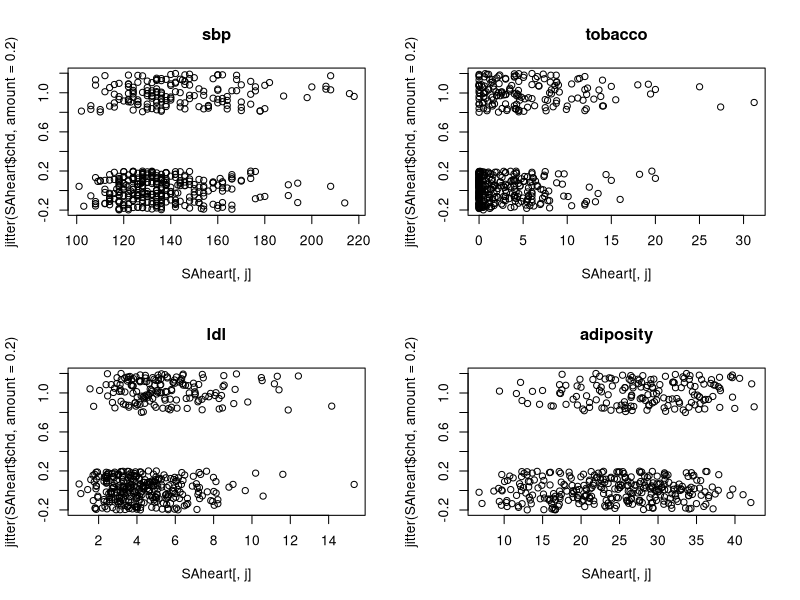
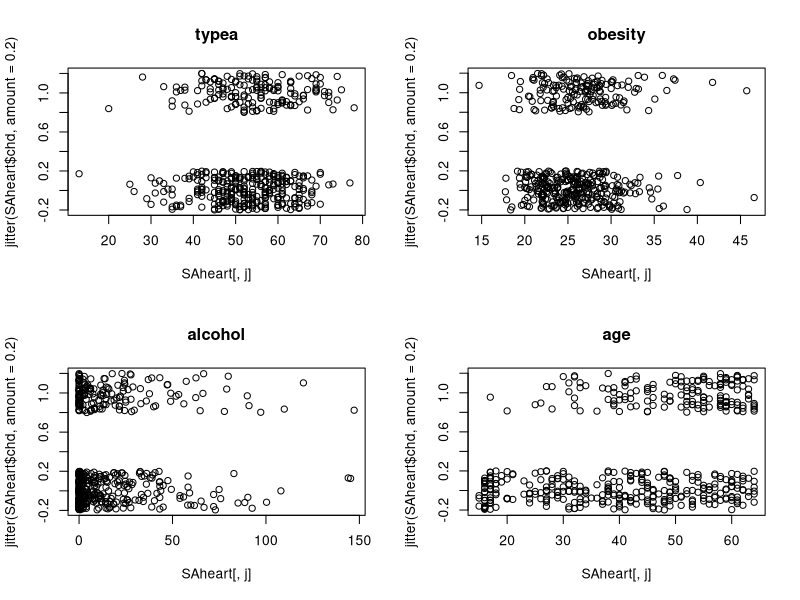
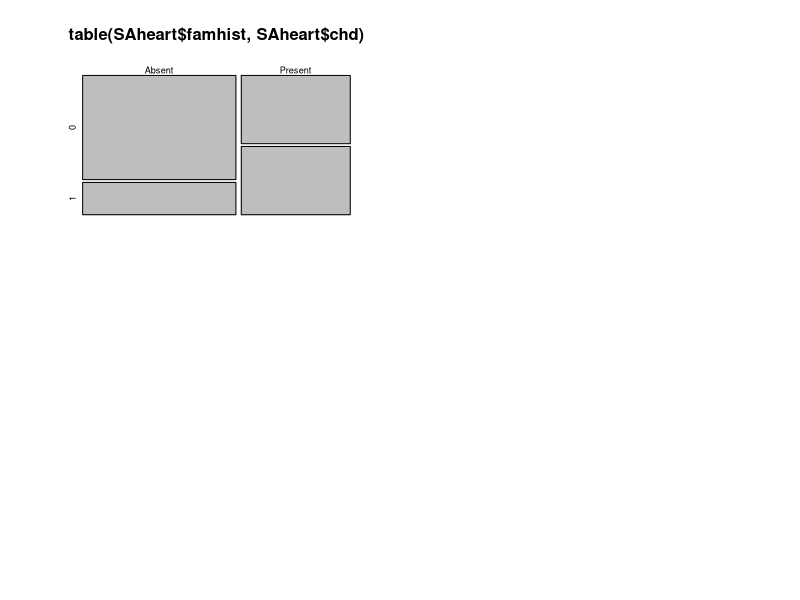
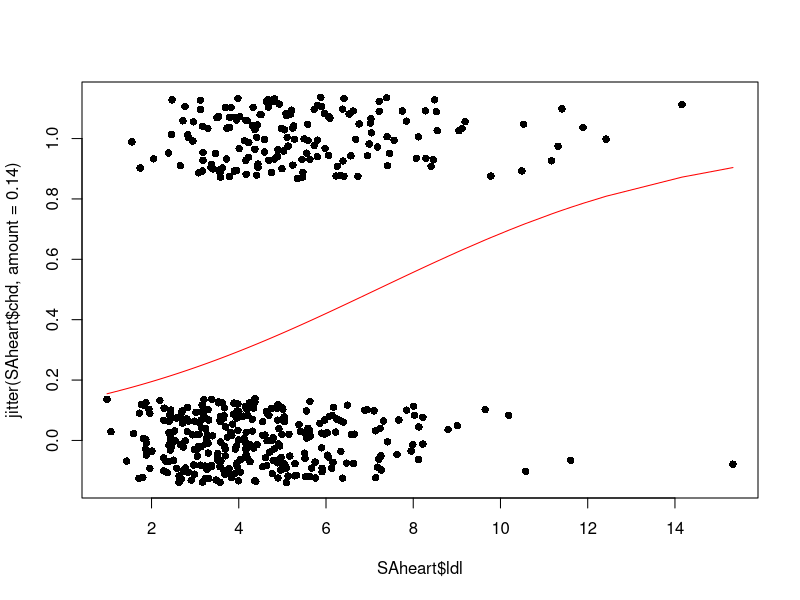
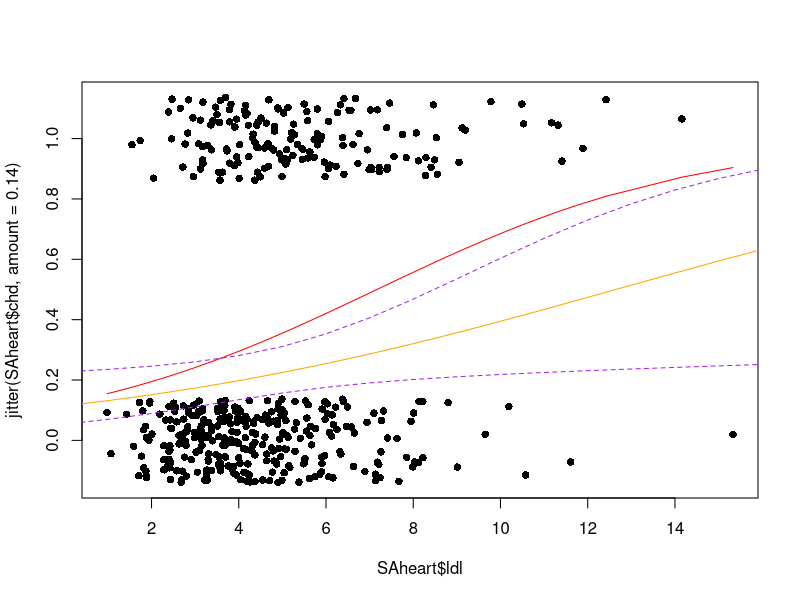
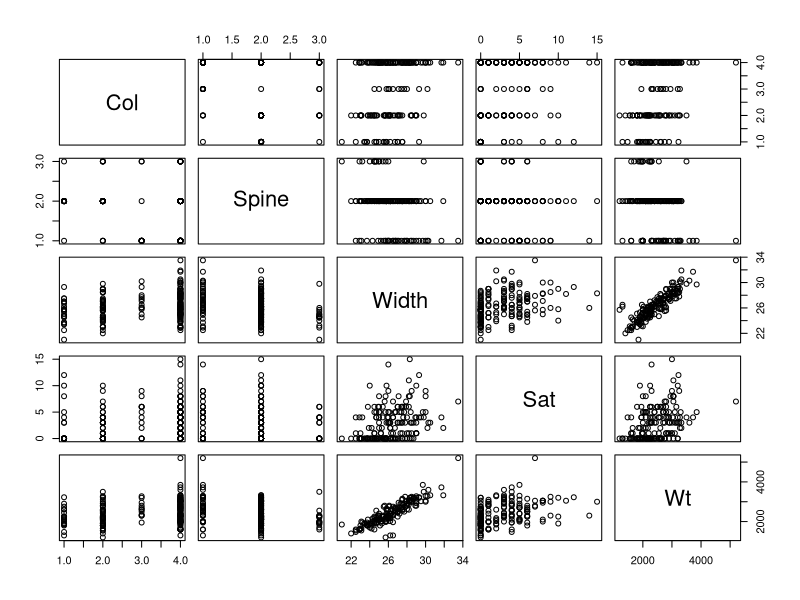
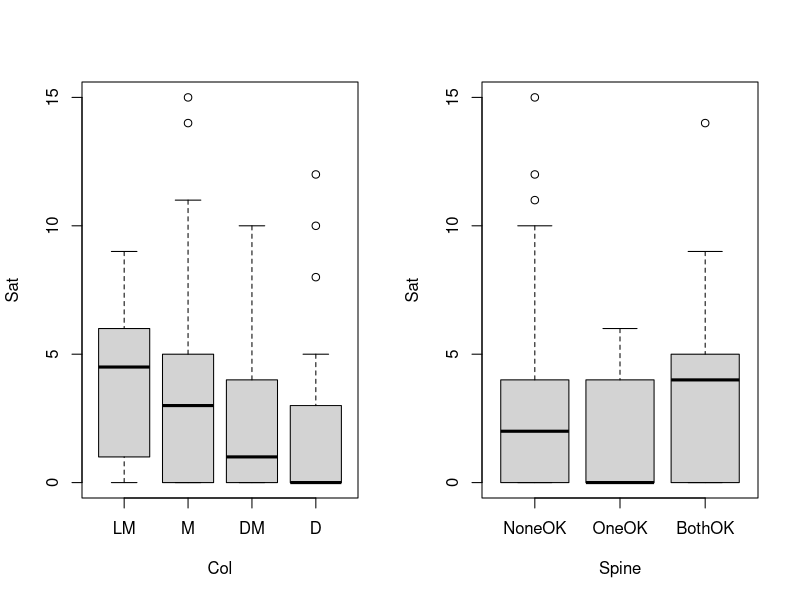
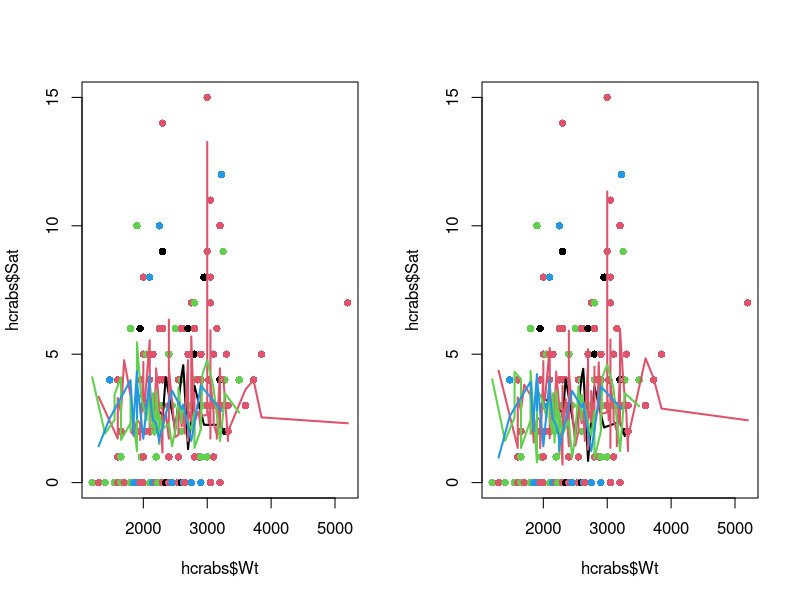

Write the R code that produced these figures, in order.
## ---- chunk 1
SAheart <- read.table("SAheart.csv",sep=",",head=TRUE)
## ---- chunk 2
par(mfrow=c(2,2))
for(j in 1:4) plot(jitter(SAheart$chd, amount = 0.2)~SAheart[,j], main = names(SAheart)[j])
## ---- chunk 3
par(mfrow=c(2,2))
for(j in 6:9) plot(jitter(SAheart$chd, amount = 0.2)~SAheart[,j], main = names(SAheart)[j])
## ---- chunk 4
table(SAheart$famhist, SAheart$chd)
mosaicplot(table(SAheart$famhist, SAheart$chd))
## ---- chunk 5
chd_mod_ldl <- glm(chd ~ ldl, family = binomial, data = SAheart)
summary(chd_mod_ldl)
## ---- chunk 6
par(mfrow=c(1,1))

plot(SAheart$ldl, jitter(SAheart$chd, amount = 0.14), pch = 16)

lines(sort(SAheart$ldl), 
      predict(chd_mod_ldl, newdata = data.frame(ldl = sort(SAheart$ldl)),
             type = "response"), col = "red")
## ---- chunk 7
confint.default(chd_mod_ldl, level = 0.99, parm = "ldl")
## ---- chunk 8
chd_mod_additive <- glm(chd ~ ., family = binomial, data = SAheart)
summary(chd_mod_additive)
## ---- chunk 9
anova(chd_mod_ldl, chd_mod_additive, test = "LRT")
## ---- chunk 10
# Backward
chd_mod_select <- step(chd_mod_additive, k = 2) # use AIC

# Forward
step(chd_mod_ldl, direction = "forward", 
     scope = list(lower = chd_mod_ldl, upper = chd_mod_additive))

# Both
step(chd_mod_ldl, direction = "both", 
     scope = list(lower = chd_mod_ldl, upper = chd_mod_additive))

## ---- chunk 11
chd_mod_select
## ---- chunk 12
anova(chd_mod_ldl, chd_mod_select, test = "LRT")
## ---- chunk 13
anova(chd_mod_additive, chd_mod_select, test = "LRT")
## ---- chunk 14
plot(SAheart$ldl, jitter(SAheart$chd, amount = 0.14), pch = 16)

# "pure" ldl effect
lines(sort(SAheart$ldl), 
      predict(chd_mod_ldl, newdata = data.frame(ldl = sort(SAheart$ldl)),
             type = "response"), col = "red")

# Fix the values
nd <- data.frame(ldl = seq(0,16), age = median(SAheart$age), 
                 tobacco = median(SAheart$tobacco), 
                 famhist = "Absent", typea = median(SAheart$typea))

# ldl effect, given that all the predictors have median values
lines(sort(nd$ldl), 
      predict(chd_mod_select, newdata = nd,
             type = "response"), col = "orange")

# ---
# Uncertainty estimation

# fit, se.fit
linpred <- predict(chd_mod_select, newdata = nd,
             type = "link", se.fit = TRUE)

# confidence intervals for the linear predictor
# upper and lower bound
cint <- cbind(linpred$fit - qnorm(.995) * linpred$se.fit,
              linpred$fit + qnorm(.995) * linpred$se.fit)

# two columns of values between 0 and 1
cint_response <-  binomial()$linkinv(
    cbind(linpred$fit - qnorm(.995) * linpred$se.fit, 
          linpred$fit + qnorm(.995) * linpred$se.fit))

lines(sort(nd$ldl), cint_response[,1], lty = 2, col = "purple")
lines(sort(nd$ldl), cint_response[,2], lty = 2, col = "purple")
  
## ---- chunk 15
hcrabs <- read.csv("hcrabs.csv", header = TRUE)
plot(hcrabs)
## ---- chunk 16
# Categorical variables
hcrabs$Spine <- factor(hcrabs$Spine, levels = c("NoneOK", "OneOK", "BothOK"))
hcrabs$Col <- factor(hcrabs$Col, levels = c("LM", "M", "DM", "D"))
## ---- chunk 17
par(mfrow=c(1,2))
plot(Sat~Col, data =hcrabs)
plot(Sat~Spine, data =hcrabs)
## ---- chunk 18
model0<-glm(Sat~1, family=poisson(link=log),data=hcrabs)
modelFull<-glm(Sat~., family=poisson(link=log),data=hcrabs)
anova(model0, modelFull, test = "LRT") ## at least some variables are significant
## ---- chunk 19
selAIC <-  step(model0, direction = "forward", scope = list(lower = model0, upper = modelFull))
summary(selAIC)
## ---- chunk 20
modelInteract <- glm(Sat~Wt*Col, family=poisson(link=log),data=hcrabs)
summary(modelInteract)
## ---- chunk 21
AIC(selAIC, modelInteract)
## ---- chunk 22
anova(selAIC, modelInteract, test = "LRT")
## ---- chunk 23
hcrabs <- hcrabs[order(hcrabs$Wt),]
plot(hcrabs$Wt, hcrabs$Sat, col = as.numeric(hcrabs$Col), pch = 16)
# 4 different curves
lines(hcrabs$Wt[hcrabs$Col =="LM"], 
       predict(selAIC, type = "response")[hcrabs$Col =="LM"], col = 1, lwd = 2)
lines(hcrabs$Wt[hcrabs$Col =="M"], 
       predict(selAIC, type = "response")[hcrabs$Col =="M"], col = 2, lwd = 2)
lines(hcrabs$Wt[hcrabs$Col =="DM"], 
       predict(selAIC, type = "response")[hcrabs$Col =="DM"], col = 3, lwd = 2)
lines(hcrabs$Wt[hcrabs$Col =="D"], 
       predict(selAIC, type = "response")[hcrabs$Col =="D"], col = 4, lwd = 2)
## ---- chunk 24
plot(hcrabs$Wt, hcrabs$Sat, col = as.numeric(hcrabs$Col), pch = 16)
lines(hcrabs$Wt[hcrabs$Col =="LM"], 
       predict(modelInteract, type = "response")[hcrabs$Col =="LM"], col = 1, lwd = 2)
lines(hcrabs$Wt[hcrabs$Col =="M"], 
       predict(modelInteract, type = "response")[hcrabs$Col =="M"], col = 2, lwd = 2)
lines(hcrabs$Wt[hcrabs$Col =="DM"], 
       predict(modelInteract, type = "response")[hcrabs$Col =="DM"], col = 3, lwd = 2)
lines(hcrabs$Wt[hcrabs$Col =="D"], 
       predict(modelInteract, type = "response")[hcrabs$Col =="D"], col = 4, lwd = 2)
## ---- chunk 25
nd <- data.frame(Wt = 3000, Col = c("LM","M","D","DM"))
cint <- predict(modelInteract, newdata = nd, type = "link", se.fit = TRUE)
exp(cbind(cint$fit - qnorm(.995)*cint$se.fit, cint$fit + qnorm(.995)*cint$se.fit)) 
